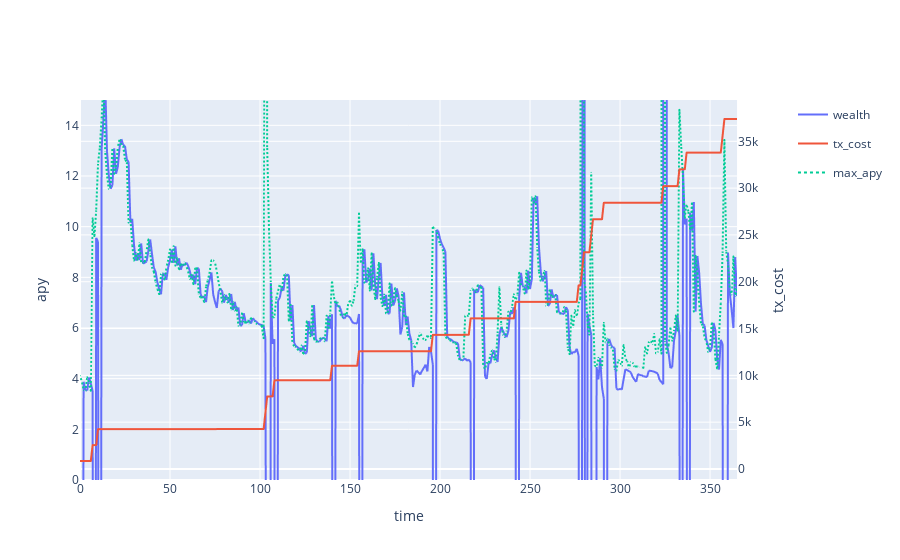

Write notebook code for a chart like this one.
### Code cell
backtest['pnl']["tx_cost"].iloc[0] = 0.001
cum_tx_cost = backtest['pnl']["tx_cost"].cumsum()
apy = (backtest['pnl']['wealth'] / backtest['pnl']['wealth'].shift(1) -1)*365/1*100
max_apy = backtest['full_apy'].max(axis=1)*100*(1-parameter_grid["base_buffer"])
max_apy.name = 'max_apy'

subfig = make_subplots(specs=[[{"secondary_y": True}]])

# create two independent figures with px.line each containing data from multiple columns
fig = px.line(apy,render_mode="webgl",)
fig3 = px.line(max_apy, render_mode="webgl")
fig3.update_traces(line={"dash": 'dot'})
fig2 = px.line(cum_tx_cost, render_mode="webgl",)
fig2.update_traces(yaxis="y2")
subfig.add_traces(fig.data + fig2.data + fig3.data)
subfig.layout.xaxis.title = "time"
subfig.layout.yaxis.title = "apy"
subfig.layout.yaxis.range = [0, 15]
subfig.layout.yaxis2.title = "tx_cost"

# recoloring is necessary otherwise lines from fig und fig2 would share each color
# e.g. Linear-, Log- = blue; Linear+, Log+ = red... we don't want this
subfig.for_each_trace(lambda t: t.update(line=dict(color=t.marker.color)))
subfig.show()

print(filename)
apy.mean()

### Figure 1 — Plotly figure (JSON) as saved in the notebook; plotly's stock layout.template omitted (floating-point values rounded to 4 significant figures; data arrays with more than 128 entries replaced by an {"elided": "..."} marker saying what was removed)
{"data": [{"hovertemplate": "variable=wealth<br>index=%{x}<br>value=%{y}<extra></extra>", "legendgroup": "wealth", "line": {"dash": "solid"}, "marker": {"symbol": "circle"}, "mode": "lines", "name": "wealth", "showlegend": true, "type": "scattergl", "x": {"elided": "366 int values"}, "xaxis": "x", "y": {"elided": "366 float values"}, "yaxis": "y"}, {"hovertemplate": "variable=tx_cost<br>index=%{x}<br>value=%{y}<extra></extra>", "legendgroup": "tx_cost", "line": {"dash": "solid"}, "marker": {"symbol": "circle"}, "mode": "lines", "name": "tx_cost", "showlegend": true, "type": "scattergl", "x": {"elided": "366 int values"}, "xaxis": "x", "y": {"elided": "366 float values"}, "yaxis": "y2"}, {"hovertemplate": "variable=max_apy<br>index=%{x}<br>value=%{y}<extra></extra>", "legendgroup": "max_apy", "line": {"dash": "dot"}, "marker": {"symbol": "circle"}, "mode": "lines", "name": "max_apy", "showlegend": true, "type": "scattergl", "x": {"elided": "366 int values"}, "xaxis": "x", "y": {"elided": "366 float values"}, "yaxis": "y"}], "layout": {"xaxis": {"anchor": "y", "domain": [0, 0.94], "title": {"text": "time"}}, "yaxis": {"anchor": "x", "domain": [0, 1], "range": [0, 15], "title": {"text": "apy"}}, "yaxis2": {"anchor": "x", "overlaying": "y", "side": "right", "title": {"text": "tx_cost"}}}}
